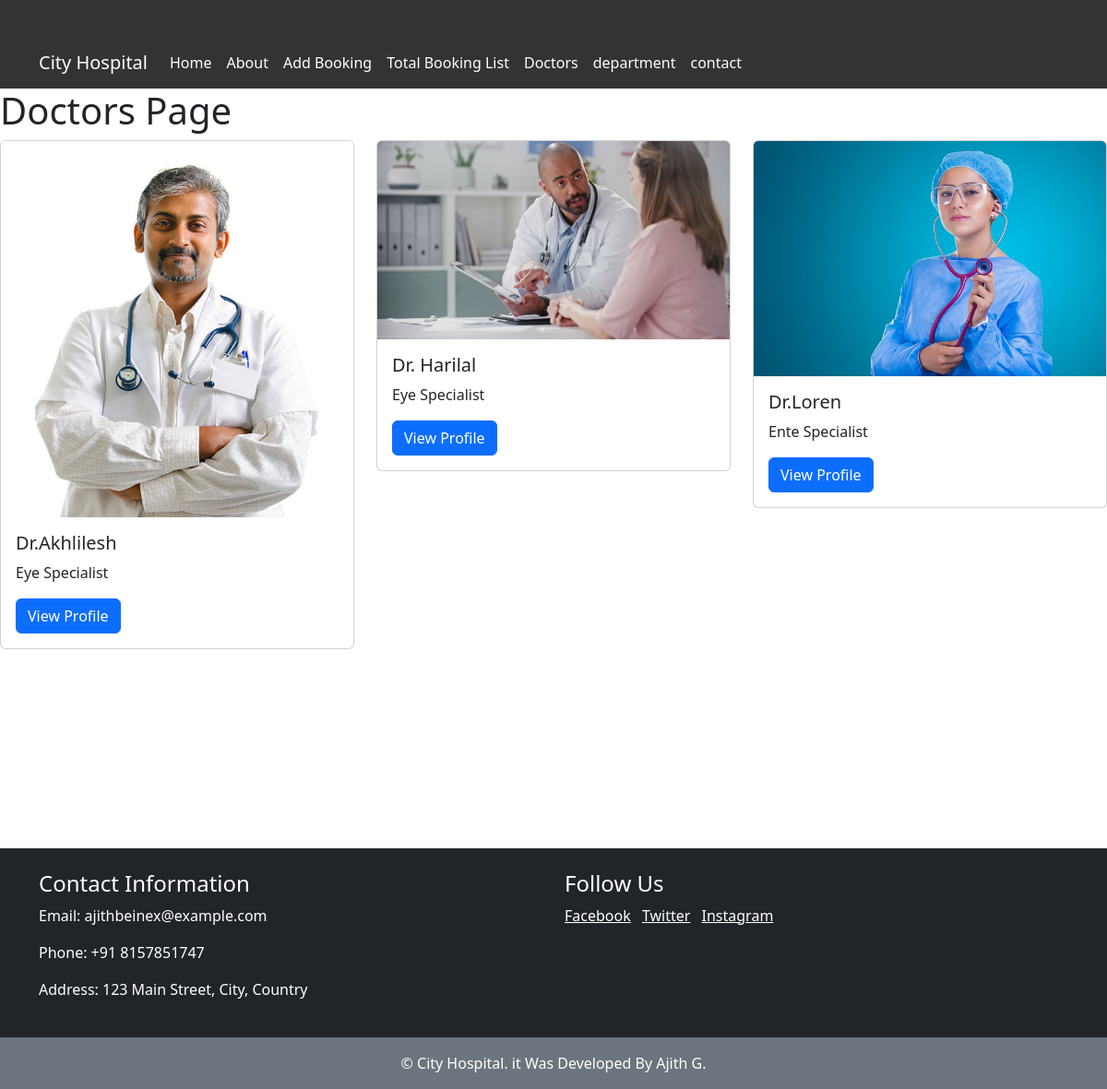
The app's page /doctors/ with its own data.
### home/models.py (models this page shows, shortened)
class Doctors(models.Model):
    doctor_name=models.CharField(max_length=50)
    doctor_special=models.CharField(max_length=50)
    department_name=models.ForeignKey(Department,on_delete=models.CASCADE)
    doctor_image=models.ImageField(upload_to='static/doctor-image')

### home/views.py (the view)
# urls.py: path('doctors/',views.doctors,name='doctors'),
def doctors(request):
    doctors=Doctors.objects.all()
    return render(request,'doctors.html',{'doctors': doctors})

### templates/doctors.html (shortened to what this page needs)
{% extends 'home.html' %}
{% block content %}
  <h1>Doctors Page</h1>
  <div class="row row-cols-1 row-cols-md-3 g-4">
    {% for doctor in doctors %}
      <div class="col">
        <div class="card">
          <img src="{{ doctor.doctor_image.url }}" class="card-img-top" alt="{{ doctor.doctor_name }}">
          <div class="card-body">
            <h5 class="card-title">{{ doctor.doctor_name }}</h5>
            <p class="card-text">{{ doctor.doctor_special }}</p>
            <a href="{% url 'doctor_detail' doctor.id %}" class="btn btn-primary">View Profile</a>
          </div>
        </div>
      </div>
    {% endfor %}
  </div>
{% endblock %}

### records on screen
Doctors: doctor_image (picture), doctor_name "Dr.Akhlilesh", doctor_special "Eye Specialist"
Doctors: doctor_image (picture), doctor_name "Dr. Harilal", doctor_special "Eye Specialist"
Doctors: doctor_image (picture), doctor_name "Dr.Loren", doctor_special "Ente Specialist"
